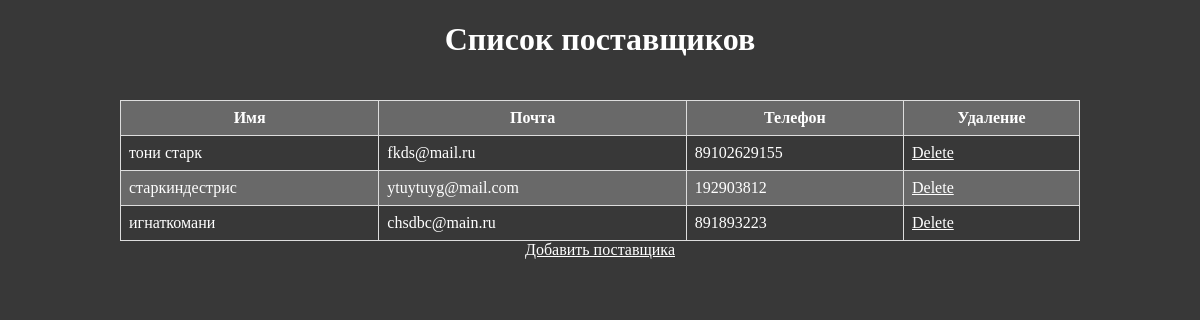
Page /suppliers/ (signed in) on the committed database.
### myapp/models.py (models this page shows)
class Supplier(models.Model):
    name = models.CharField(max_length=100, default='')
    email = models.EmailField(default='')
    phone = models.CharField(max_length=15, default='')
    is_active = models.BooleanField(default=True)

### myapp/views.py (the view)
# urls.py: path('suppliers/', views.supplier_list_view, name='supplier_list'),
@login_required
def supplier_list_view(request):
    suppliers = Supplier.objects.all()
    return render(request, 'supplier_list.html', {'suppliers': suppliers})

### myapp/templates/supplier_list.html (shortened to what this page needs)
{% load static %}
<!DOCTYPE html>
<html>
<head>
    <link rel="stylesheet" type="text/css" href="{% static 'css/supplier_list.css' %}">
</head>
<body>
    <div class="center-content">
        <h1>Список поставщиков</h1>
        {% if suppliers %}
            <table>
                <thead>
                    <tr>
                        <th>Имя</th>
                        <th>Почта</th>
                        <th>Телефон</th>
                        <th>Удаление</th>
                    </tr>
                </thead>
                <tbody>
                    {% for supplier in suppliers %}
                        <tr>
                            <td>{{ supplier.name }}</td>
                            <td>{{ supplier.email }}</td>
                            <td>{{ supplier.phone }}</td>
                            <td><a href="{% url 'delete_supplier' supplier.pk %}">Delete</a></td>
                        </tr>
                    {% endfor %}
                </tbody>
            </table>
        {% else %}
            <p>Нет поставщиков, хотите добавить?</p>
        {% endif %}
        <a href="{% url 'add_supplier' %}">Добавить поставщика</a>
    </div>
</body>
</html>

### myapp/static/css/supplier_list.css (style rules this page uses)
body { margin: 0; padding: 0; background-color: #383838; color: white; }
.center-content { display: flex; justify-content: center; align-items: center; min-height: 25vh; flex-direction: column; }
table { border-collapse: collapse; width: 80%; margin-top: 20px; }
th, td { border: 1px solid #ddd; padding: 8px; }
th { background-color: #696969; }
tr:nth-child(even) { background-color: #696969; }
a { color: white; }

### rows in the picture
Supplier: name "тони старк", email "fkds@mail.ru", phone "89102629155"
Supplier: name "старкиндестрис", email "ytuytuyg@mail.com", phone "192903812"
Supplier: name "игнаткомани", email "chsdbc@main.ru", phone "891893223"
